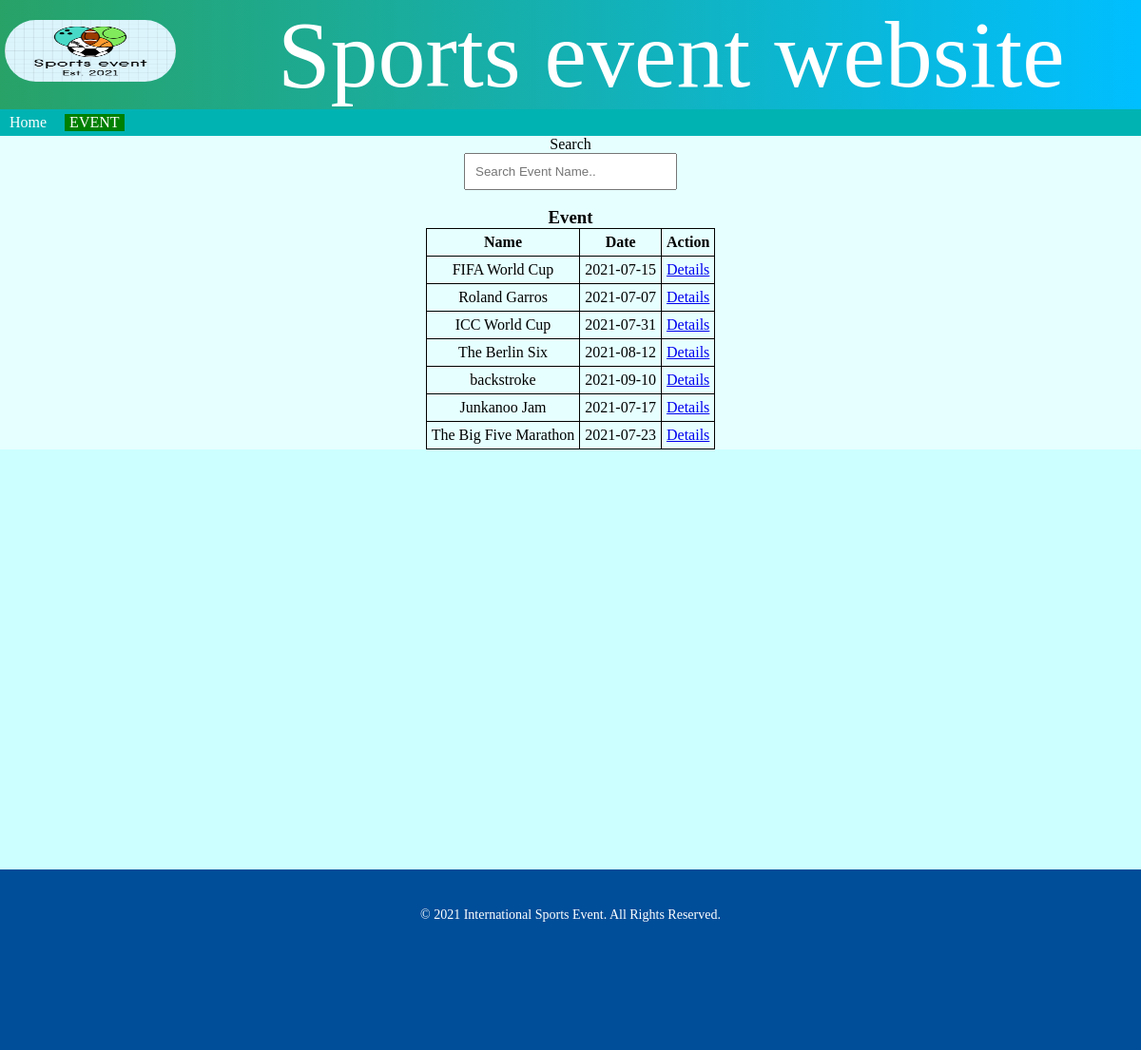
/event.php, run on the app's committed database.
### tables this page shows
CREATE TABLE `event_details` (
  `Name` varchar(150) NOT NULL,
  `Description` text NOT NULL,
  `Date` date NOT NULL,
  `Image` varchar(50) NOT NULL,
  `Category` varchar(50) NOT NULL,
  `Status` varchar(10) NOT NULL DEFAULT 'Enable',
  `Featured` varchar(5) NOT NULL DEFAULT 'No',
  `Id` int(11) NOT NULL
);

### event.php (the view, shortened to what this page needs)
<?php
	include("include/config.php");
?>
<!DOCTYPE html>
<html lang="en">
	<head>
		<link rel="stylesheet" href="stylesheet.css"/>
	</head>
	<body>
		<div class="wrapper">
			<?php
				include("include/header.php");
			?>
			<div class="subheader">
				<ul>
					<li><a href="index.php">Home</a></li>
					<li class="active"><a href="event.php">EVENT</a></li>
				</ul>
			</div>
			<nav class="eventtable">
				<div class="eventfilter">
					<legend>Search</legend>
					<input type="text" placeholder="Search Event Name.." id="myInput" onkeyup="search()"><br><br>
					<table border="2" class="center" id="myTable">
						<caption>
							<h3 style="text-align:center; ">Event</h3>
						</caption>
						<tr>
							<th>
								Name
							</th>
							<th>
								Date
							</th>
							<th>
								Action
							</th>
						</tr>
						<?php
							$qry_up1 = "SELECT * FROM event_details;";
							$res_up1 = mysqli_query($conn, $qry_up1) or die("Query Failed!");
							if (mysqli_num_rows($res_up1) > 0) {
								while ($row = mysqli_fetch_assoc($res_up1)) {
									$id1 = $row['Id'];
									$name = $row['Name'];
									$date = $row['Date'];
									echo '<tr>';
										echo'<td>'.$name.'</td>';
										echo'<td>'.$date.'</td>';
										echo '<td><a href="event_details.php?id='.$id1.'">Details</td>';
									echo '</tr>';
								}
							}
						?>
					</table>
				</div>
			</nav>
			<?php
				include("include/footer.php");
			?>
		</div>
	</body>
</html>

### stylesheet.css (style rules this page uses)
* { margin: 0 ; padding: 0; }
.wrapper { height: auto; }
.subheader { top: 0; width: 100%; height: auto; float: left; background-color: #00b3b3; min-width: 330px; }
.subheader ul li { display: inline-block; margin: 5px; }
.subheader ul li a { text-decoration: none; color: white; padding: 5px; text-align: center; }
.active { background-color:#008080; }
.eventtable { background-color: #ccffff; border: 0px solid gray; text-align: center; height: auto; width: 100%; min-width: 330px; min-height: 800px; }
.eventfilter { width: 100%; height: auto; min-width: 330px; background-color: #e6ffff; text-align: center; }
.eventfilter input { padding: 10px; width: 200px; }
table, th, td { border: 1px solid black; border-collapse: collapse; padding:5px; }
table.center { margin-left: auto; margin-right: auto; }
.active, .dot:hover { background-color: green; }

### data on the page
event_details: Name "FIFA World Cup", Date "2021-07-15"
event_details: Name "Roland Garros", Date "2021-07-07"
event_details: Name "ICC World Cup", Date "2021-07-31"
event_details: Name "The Berlin Six", Date "2021-08-12"
event_details: Name "backstroke", Date "2021-09-10"
event_details: Name "Junkanoo Jam", Date "2021-07-17"
event_details: Name "The Big Five Marathon", Date "2021-07-23"
